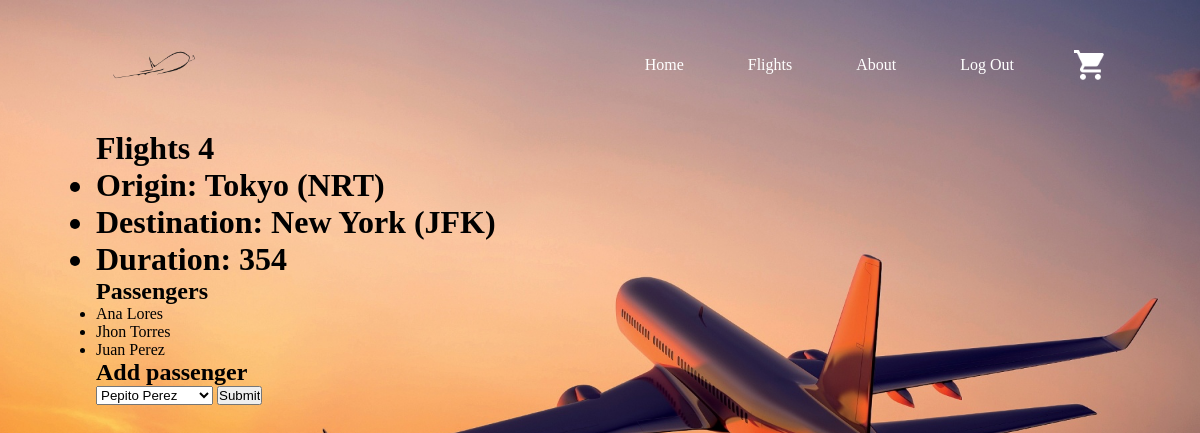
/flights/4, run on the app's committed database.
### flights/models.py (models this page shows, shortened)
class Flight(models.Model):
    origin = models.ForeignKey(Airport, on_delete=models.CASCADE, related_name="departures")
    destination = models.ForeignKey(Airport, on_delete=models.CASCADE, related_name="arrivals")
    duration = models.IntegerField()

class Airport(models.Model):
    code = models.CharField(max_length=3)
    city = models.CharField(max_length=64)
    def __str__(self):
        return f"{self.city} ({self.code})"

class Passenger(models.Model):
    first = models.CharField(max_length=64)
    last = models.CharField(max_length=64)
    flights = models.ManyToManyField(Flight, blank=True, related_name="passengers")
    def __str__(self) :
        return f"{self.first} {self.last}"

### flights/views.py (the view)
# urls.py: path("<int:flight_id>", views.flight, name="flight"),
def flight(request, flight_id):
    flight = Flight.objects.get(pk=flight_id)
    return render(request, "flight.html", {
        "flight" : flight,
        "passengers": flight.passengers.all(),
        "non_passengers": Passenger.objects.exclude(flights=flight).all()
    })

### templates/flight.html (shortened to what this page needs)
{% extends "layout.html" %}
{% block body %}
<h1>Flights {{ flight.id }}
    <ul>
         <li>Origin: {{ flight.origin }}</li>
         <li>Destination: {{ flight.destination }} </li>
         <li>Duration: {{ flight.duration }}</li>
    </ul>
</h1>
<h2>Passengers</h2>
<ul>
    {% for passenger in passengers %}
    <li>{{ passenger }}</li>
    {% empty %}
    <li>No passengers</li>
    {% endfor %}
</ul>
<h2>Add passenger</h2>
<form action="{% url 'book' flight.id %}" method="post">
<select name="passenger">
    {% for passenger in non_passengers %}
       <option value="{{ passenger.id }}">{{ passenger }}</option>
    {% endfor %}
</select>
<input type="submit">
</form>
{% endblock %}

### static/css/style.css (style rules this page uses)
* { margin: 0; padding: 0; box-sizing: border-box; }
#bg { width: 100%; height: 100vh; background-size: cover; background-position: center; padding: 0 8%; position: relative; }

### data on the page
Flight: id "4", origin "Tokyo (NRT)", destination "New York (JFK)", duration "354"
Passenger: first+last "Ana Lores"
Passenger: first+last "Jhon Torres"
Passenger: first+last "Juan Perez"

### other printed values
form field passenger "Pepito Perez"
